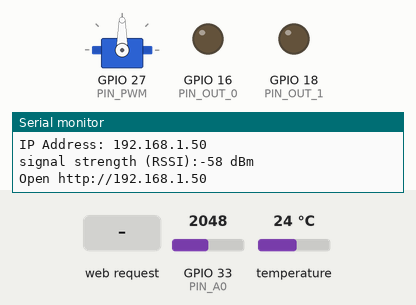
Simulated run of this sketch. Board: ESP32. Shown: servo, output pins drawn as LEDs (lit = HIGH), the last lines printed to the serial monitor. The inputs (shaded band) are chosen by the test bench; at power-on: GPIO 33 (PIN_A0) = 2048, temperature 24 °C. WiFi joins after 1.5 s; servers stay silent unless stated.

Above: at 3.7 s.
3.8 s: HTTP request GET /BUTTON_0 received
At 5.9 s:
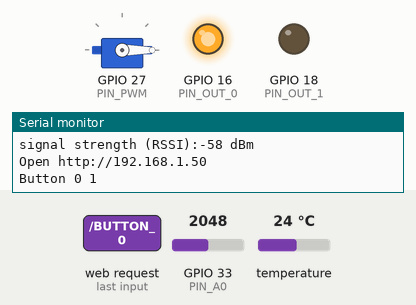
6.3 s: HTTP request GET /BUTTON_1 received
At 7.0 s:
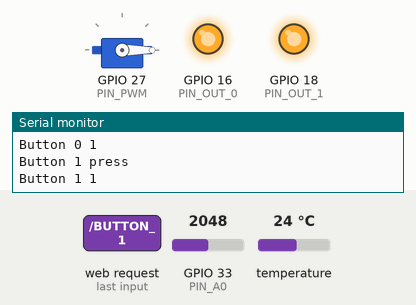
7.9 s: HTTP request GET /BUTTON_0?VALUE=1 received
At 9.1 s:
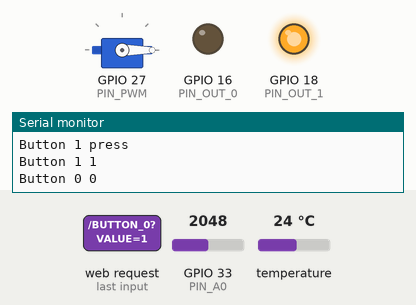
9.4 s: HTTP request GET /BUTTON_1?VALUE=1 received
At 10.4 s:
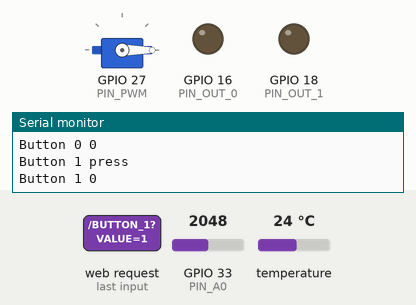
10.9 s: HTTP request GET /BUTTON_1?VALUE=0 received
At 14.2 s:
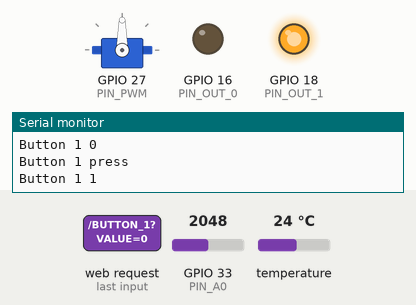
14.5 s: HTTP request GET /BUTTON_0?VALUE=0 received
At 15.4 s:
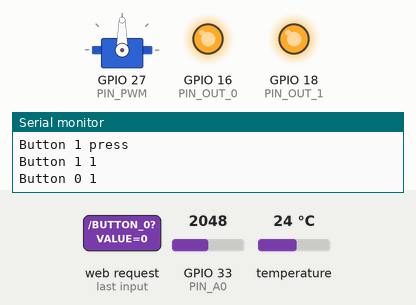
Timing chart, 0 to 17.5 s (numbered marks = the images above; inputs shaded):
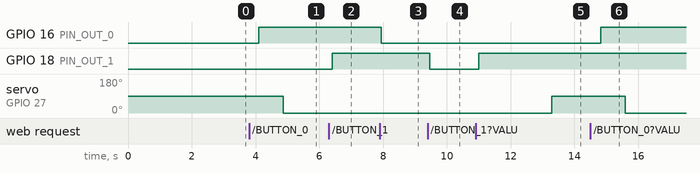

The sketch:

WebPageUpdate.ino
```cpp
/*
  this example will show
  1. how to use and ESP 32 for reading pins
  2. building a web page for a client (web browser, smartphone, smartTV) to connect to
  3. sending data from the ESP to the client to update JUST changed data
  4. sending data from the web page (like a slider or button press) to the ESP to tell the ESP to do something

  If you are not familiar with HTML, CSS page styling, and javascript, be patient, these code platforms are
  not intuitive and syntax is very inconsitent between platforms

  I know of 4 ways to update a web page
  1. send the whole page--very slow updates, causes ugly page redraws and is what you see in most examples
  2. send XML data to the web page that will update just the changed data--fast updates but older method
  3. JSON strings which are similar to XML but newer method
  4. web sockets very very fast updates, but not sure all the library support is available for ESP's

  I use XML here...

  compile options
  1. esp32 dev module
  2. upload speed 921600
  3. cpu speed 240 mhz
  flash speed 80 mhz
  flash mode qio
  flash size 4mb
  partition scheme default

  NOTE: if your ESP fails to program press the BOOT button during programm when the IDE is "looking for the ESP"
  NOTE: there are 6 changes to make to switch from ESP32 to ESP8266 or vise versa.
*/
#include <WiFiManager.h>       // library for Option 3
#include "WebData.h"           // .h file that stores your html page code

// >>>>>>>>>>>>>>>>>>>>>>>>>>>>>>>>>>>>>>>>>>>>>>>>>>>>[1] For ESP8266
// #include <ESP8266WiFi.h>       // standard library
// #include <ESP8266WebServer.h>  // standard library
// >>>>>>>>>>>>>>>>>>>>>>>>>>>>>>>>>>>>>>>>>>>>>>>>>>>>[1] For ESP32
#include <WiFi.h>       // standard library
// Note: For ESP32,
// ADC1 controls ADC function for pins GPIO 32-39
// ADC2 controls ADC function for pins GPIO 0, 2, 4, 12-15, 25-27
// ADC2 pins cannot work when WiFi is in use.
#include <WebServer.h>  // standard library

// Libraries for temperature sensor
#include <OneWire.h>
#include <DallasTemperature.h>

// Libraries for servo, normal arduino "Servo.h" library doesn't work with ESP32
#include <ESP32_Servo.h>

// here you post web pages to your home's intranet which will make page debugging easier, as you just need to refresh the browser as opposed to reconnection to the web server.
// uncomment one line on your preference.
// #define USE_INTRANET
// #define USE_AP
#define USE_WiFi

// replace this with your homes intranet connect parameters (for Option 1)
#define LOCAL_SSID "Dialog 4G"
#define LOCAL_PASS "DABDFFF8DE4"

// once you are ready to go live, these settings are what you client will connect to (for Option 2 and Option 3)
#define AP_SSID "Aquamate Tank 1"
#define AP_PASS "11111111"

// defines for pins for sensors, outputs etc.
#define PIN_OUT_0 16  // Output 1 (On board LED is D4 or GPIO2)
#define PIN_OUT_1 18  // Output 2
#define PIN_PWM 27    // PWM signal to control a fan speed
#define PIN_A0 33     // analog input of pH sensor
#define PIN_A1 14     // anaog input of temperature sensor

// variables to store measure data and sensor states
bool Device0 = false, Device1 = false;

int PWMRange = 0;

// >>>>>>>>>>>>>>>>>>>>>>>>>>>>>>>>>>>>>>>>>>>>>>>>>>>>[2] Setting of PWM properties (Only for ESP32)
const int pwm_ch = 0;
const int pwm_freq = 1000;
const int pwm_res = 8;

int BitsA0 = 0;
float VoltsA0 = 0;
float BitsA1 = 0, VoltsA1 = 0; // temperature in Celsius

uint32_t SensorUpdate = 0;
uint32_t FeederUpdate = 0;
uint32_t FeederDelay = 0;
bool servo_state = false;

// the XML array size needs to be bigger that your maximum expected size. 2048 is way too big for this example
char XML[2048];

// just some buffer holder for char operations
char buf[32];

// pH sensor parameters
int avg_phValue;   //Store the average value of the sensor feedback
int ph_buf[10],temp;

// temperature sensor parameters
OneWire oneWire(PIN_A1);                // setup a oneWire instance
DallasTemperature tempSensor(&oneWire); // pass oneWire to DallasTemperature library

Servo servo_1;

// variable for the IP address
IPAddress ip;

// static wifi configuration, instead of DHCP
IPAddress s_PageIP(192, 168, 0, 170);
IPAddress s_gateway(192, 168, 0, 1);
IPAddress s_subnet(255, 255, 255, 0);

// custom AP configuration
IPAddress PageIP(10,0,1,1);
IPAddress gateway(10,0,1,1);
IPAddress subnet(255,255,255,0);

// declare an object of ESP8266WebServer library
// >>>>>>>>>>>>>>>>>>>>>>>>>>>>>>>>>>>>>>>>>>>>>>>>>>>>[3] For ESP8266
// ESP8266WebServer server(80);
// >>>>>>>>>>>>>>>>>>>>>>>>>>>>>>>>>>>>>>>>>>>>>>>>>>>>[3] For ESP32
WebServer server(80);

void setup() {

  // standard stuff here
  // >>>>>>>>>>>>>>>>>>>>>>>>>>>>>>>>>>>>>>>>>>>>>>>>>>>>[4] For ESP8266
  //Serial.begin(115200);
  // >>>>>>>>>>>>>>>>>>>>>>>>>>>>>>>>>>>>>>>>>>>>>>>>>>>>[4] For ESP32
  Serial.begin(9600);
  tempSensor.begin();    // initialize the sensor

  servo_1.attach(PIN_PWM);
  servo_1.write(90);
  pinMode(PIN_OUT_0, OUTPUT);
  pinMode(PIN_OUT_1, OUTPUT);

  // turn off devices by default
  digitalWrite(PIN_OUT_0, Device0);
  digitalWrite(PIN_OUT_1, Device1);

  // configure PWM functionalitites
  // >>>>>>>>>>>>>>>>>>>>>>>>>>>>>>>>>>>>>>>>>>>>>>>>>>>>[5] For ESP8266
  // analogWrite(PIN_PWM, PWMRange);
  // >>>>>>>>>>>>>>>>>>>>>>>>>>>>>>>>>>>>>>>>>>>>>>>>>>>>[5] For ESP32
  // ledcSetup(pwm_ch, pwm_freq, pwm_res);
  // ledcAttachPin(PIN_PWM, pwm_ch); //there are 16 pwm channels from 0 to 15
  // ledcWrite(pwm_ch, PWMRange);

  delay(1000);

  // just an update to progress
  Serial.print("Starting server \n");
  Serial.print("--------------- \n");

  // Option 1
  // if you have this #define USE_INTRANET, you will connect to your home intranet, again makes debugging easier.
  // for this you can only connect to above defined home intranet
  #ifdef USE_INTRANET
    //static ip configuration
    if (!WiFi.config(s_PageIP, s_gateway, s_subnet)) {
      Serial.print("WiFi Configuration failed. \n");
    }
    WiFi.begin(LOCAL_SSID, LOCAL_PASS);
    // check ESP is connected to a wi-fi network
    while (WiFi.status() != WL_CONNECTED) {
      delay(500);
      Serial.print(".");
    }
    Serial.print("\n");
    Serial.print("WiFi connected..! \n");
    printWifiStatus();
  #endif

  // Option 2
  // if you have this #define USE_AP, ESP will create a soft access point.
  // (an intranet with no internet connection. But Clients can connect to your intranet and see the web page you are about to serve up.)
  #ifdef USE_AP
    //set custom ip for portal
    WiFi.softAPConfig(PageIP, gateway, subnet);
    delay(100);
    WiFi.softAP(AP_SSID, AP_PASS);
    delay(100);
    ip = WiFi.softAPIP();
    Serial.print("Access Point Created..! \n");
    Serial.print("SSID: "); Serial.println(AP_SSID);
    Serial.print("IP address: "); Serial.println(ip);
  #endif

  // Option 3
  // if you have this #define USE_WiFi, ESP will use WiFi manager.
  // Connect to an available any WiFi network (should know the password)
  #ifdef USE_WiFi
    WiFi.mode(WIFI_STA);
    WiFiManager wm;
    // If we don't reset WiFi manager settings, ESP will automatically connect to the previously connected network, if it's password is unchanged.
    //>>>>>>>>>>>>>>>>>>>>>>>>>>>>>>>>>>>>>>>>>>>>>>>>>>>>>>>>>>>>>>>>>>>>>>>>>>>>>>>>>>>>
    //wm.resetSettings(); //reset previous ssids
    //set custom ip for portal
    wm.setAPStaticIPConfig(PageIP, gateway, subnet);
    //static ip configuration
    //>>>>>>>>>>>>>>>>>>>>>>>>>>>>>>>>>>>>>>>>>>>>>>>>>>>>>>>>>>>>>>>>>>>>>>>>>>>>>>>>>>>>
    //wm.setSTAStaticIPConfig(s_PageIP, s_gateway, s_subnet);
    bool res;
    res  = wm.autoConnect(AP_SSID, AP_PASS);
    Serial.println();
    if (!res) {
      Serial.println("WiFi connecting failed.");
      ESP.restart();
    }
    else {
      Serial.println("WiFi connected..!");
    }
    printWifiStatus();
  #endif

  Serial.print("\n\n");

  // these calls will handle data coming back from your web page
  // this one is a page request, upon ESP getting / string the web page will be sent
  server.on("/", SendWebsite);

  // upon esp getting /XML string, ESP will build and send the XML, this is how we refresh just parts of the web page
  server.on("/xml", SendXML);

  // upon ESP getting /UPDATE_SLIDER string, ESP will execute the UpdateSlider function
  // same notion for the following .on calls
  // add as many as you need to process incoming strings from your web page
  // as you can imagine you will need to code some javascript in your web page to send such strings
  // this process will be documented in the SuperMon.h web page code
  server.on("/UPDATE_SLIDER", UpdateSlider);
  server.on("/BUTTON_0", ProcessButton_0);
  server.on("/BUTTON_1", ProcessButton_1);

  // finally begin the server
  server.begin();
}

void loop() {
  // you main loop that measures, processes, runs code, etc.
  // note that handling the "on" strings from the web page are NOT in the loop
  // that processing is in individual functions all managed by the wifi lib

  // in my example here every 50 ms, i measure some analog sensor data (my finger dragging over the pins and process accordingly.
  // analog input can be temperature sensors, light sensors, digital pin sensors, etc.
  if ((millis() - SensorUpdate) >= 50) {
    //Serial.println("Reading Sensors");
    SensorUpdate = millis();

    phSense();

    tempSensor.requestTemperatures();             // send the command to get temperatures
    BitsA1 = tempSensor.getTempCByIndex(0)+ 1.2;  // read temperature in Celsius
    VoltsA1 = BitsA1;
  }

  if ((Device0 == 1) && ((millis() - FeederUpdate) >= 60000*PWMRange)) {
    //Serial.print("servo on ");
    servo_1.write(0);
    FeederUpdate = millis();
    FeederDelay = FeederUpdate;
    servo_state = true;
  }
  if ((servo_state == true) && ((millis() - FeederDelay) >= 5000)) {
    //Serial.print("servo off ");
    servo_1.write(90);
    servo_state = false;
  }

  // no matter what, you must call this handleClient repeatidly--otherwise the web page will not get instructions to do something.
  server.handleClient();
}

void phSense() {
  for(int i=0;i<10;i++)       //Get 10 sample value from the sensor for smooth the value
  {
    ph_buf[i]=analogRead(PIN_A0);
  }
  for(int i=0;i<9;i++)        //sort the analog from small to large
  {
    for(int j=i+1;j<10;j++)
    {
      if(ph_buf[i]>ph_buf[j])
      {
        temp=ph_buf[i];
        ph_buf[i]=ph_buf[j];
        ph_buf[j]=temp;
      }
    }
  }
  avg_phValue=0;
  for(int i=2;i<8;i++)             //take the average value of 6 center sample
    avg_phValue+=ph_buf[i];
  BitsA0=avg_phValue/6;
  VoltsA0=BitsA0*3.3*3.3/4095-1;   //convert the analog into ph value
}

// function managed by an .on method to handle slider actions on the web page
// this example will get the passed string called VALUE and convert to a pwm value and control the fan speed
void UpdateSlider() {

  // many I hate strings, but wifi lib uses them...
  String t_state = server.arg("VALUE");

  // convert the string sent from the web page to an int
  PWMRange = t_state.toInt();
  // Serial.print("UpdateSlider"); Serial.println(PWMRange);
  // now set the PWM duty cycle
  // >>>>>>>>>>>>>>>>>>>>>>>>>>>>>>>>>>>>>>>>>>>>>>>>>>>>[6] For ESP8266
  // analogWrite(PIN_PWM, PWMRange);
  // >>>>>>>>>>>>>>>>>>>>>>>>>>>>>>>>>>>>>>>>>>>>>>>>>>>>[6] For ESP32
  // ledcWrite(pwm_ch, PWMRange);

  // YOU MUST SEND SOMETHING BACK TO THE WEB PAGE--BASICALLY TO KEEP IT LIVE

  // option 1: send no information back, but at least keep the page live
  // just send nothing back
  // server.send(200, "text/plain", ""); //Send web page

  // option 2: send something back immediately, maybe a pass/fail indication, maybe a measured value.
  // here is how you send data back immediately and NOT through the general XML page update code.
  // my simple example guesses at fan speed--ideally measure it and send back real data.
  // i avoid strings at all caost, hence all the code to start with "" in the buffer and build a simple piece of data.
  strcpy(buf, "");
  sprintf(buf, "%d", PWMRange);
  sprintf(buf, buf);

  // now send it back
  server.send(200, "text/plain", buf); //Send web page
}

// now process button_0 press from the web site. Typical applications are the used on the web client can turn on/off a light, a fan, disable something etc.
void ProcessButton_0() {

  Device0 = !Device0;
  digitalWrite(PIN_OUT_0, Device0);
  Serial.print("Button 0 "); Serial.println(Device0);
  // regardless if you want to send stuff back to client or not you must have the send line--as it keeps the page running,
  // if you don't want feedback from the MCU--or let the XML manage sending feeback.

  // option 1 -- keep page live but dont send any thing
  // here i don't need to send and immediate status, any status like the illumination status will be send in the main XML page update code
  server.send(200, "text/plain", ""); //Send web page

  // option 2 -- keep page live AND send a status
  // if you want to send feedback immediataly
  // note you must have reading code in the java script
  /*
    if (Device0) {
      server.send(200, "text/plain", "1"); //Send web page
    }
    else {
      server.send(200, "text/plain", "0"); //Send web page
    }
  */
}

// same notion for processing button_1
void ProcessButton_1() {

  // just a simple way to toggle a LED on/off. Much better ways to do this
  Serial.println("Button 1 press");
  Device1 = !Device1;
  digitalWrite(PIN_OUT_1, Device1);
  Serial.print("Button 1 "); Serial.println(Device1);
  // regardless if you want to send stuff back to client or not you must have the send line--as it keeps the page running
  // if you don't want feedback from the MCU--or send all data via XML use this method
  // sending feeback
  server.send(200, "text/plain", ""); //Send web page

  // if you want to send feedback immediataly
  // note you must have proper code in the java script to read this data stream
  /*
    if (Device1) {
      server.send(200, "text/plain", "SUCCESS"); //Send web page
    }
    else {
      server.send(200, "text/plain", "FAIL"); //Send web page
    }
  */
}

// code to send the main web page
// PAGE_MAIN is a large char defined in SuperMon.h
void SendWebsite() {
  Serial.println("sending web page");
  // you may have to play with this value, big pages need more porcessing time, and hence a longer timeout that 200 ms
  server.send(200, "text/html", PAGE_MAIN);
}

// code to send the main web page
// I avoid string data types at all cost, hence all the char manipulation code
void SendXML() {
  // Serial.println("sending xml");

  strcpy(XML, "<?xml version = '1.0'?>\n<Data>\n");

  // send bits0
  sprintf(buf, "<B0>%d.%d</B0>\n", BitsA0);
  strcat(XML, buf);
  // send Volts0
  sprintf(buf, "<V0>%d.%d</V0>\n", (int) (VoltsA0), abs((int) (VoltsA0 * 10)  - ((int) (VoltsA0) * 10)));
  strcat(XML, buf);

  // send bits1
  sprintf(buf, "<B1>%d.%d</B1>\n", (int) (BitsA1), abs((int) (BitsA1 * 10)  - ((int) (BitsA1) * 10)));
  strcat(XML, buf);
  // send Volts1
  sprintf(buf, "<V1>%d.%d</V1>\n", (int) (VoltsA1), abs((int) (VoltsA1 * 10)  - ((int) (VoltsA1) * 10)));
  strcat(XML, buf);

  // show devices status
  if (Device0) {
    strcat(XML, "<DEVICE0>1</DEVICE0>\n");
  }
  else {
    strcat(XML, "<DEVICE0>0</DEVICE0>\n");
  }

  if (Device1) {
    strcat(XML, "<DEVICE1>1</DEVICE1>\n");
  }
  else {
    strcat(XML, "<DEVICE1>0</DEVICE1>\n");
  }

  strcat(XML, "</Data>\n");
  // wanna see what the XML code looks like?
  // actually print it to the serial monitor and use some text editor to get the size
  // then pad and adjust char XML[2048]; above
  Serial.println(XML);

  // you may have to play with this value, big pages need more porcessing time, and hence
  // a longer timeout that 200 ms
  server.send(200, "text/xml", XML);
}

// I think I got this code from the wifi example
void printWifiStatus() {
  // print the SSID of the network you're attached to:
  Serial.print("SSID: ");
  Serial.println(WiFi.SSID());

  // print your WiFi shield's IP address:
  ip = WiFi.localIP();
  Serial.print("IP Address: ");
  Serial.println(ip);

  // print the received signal strength:
  long rssi = WiFi.RSSI();
  Serial.print("signal strength (RSSI):");
  Serial.print(rssi);
  Serial.println(" dBm");
  // print where to go in a browser:
  Serial.print("Open http://");
  Serial.println(ip);
}

// end of code
```

Source omitted: WebData.h (15358 bytes)

Measured:
- after the input at 3.8 s, GPIO 16 (PIN_OUT_0): LOW → HIGH after 0.31 s; servo on GPIO 27 (PIN_PWM): 90° → 0° after 1.1 s
- after the input at 6.3 s, GPIO 18 (PIN_OUT_1): LOW → HIGH after 0.10 s
- after the input at 7.9 s, GPIO 16 (PIN_OUT_0): HIGH → LOW at once
- after the input at 9.4 s, GPIO 18 (PIN_OUT_1): HIGH → LOW after 0.07 s
- after the input at 10.9 s, GPIO 18 (PIN_OUT_1): LOW → HIGH after 0.10 s
- after the input at 14.5 s, GPIO 16 (PIN_OUT_0): LOW → HIGH after 0.33 s; servo on GPIO 27 (PIN_PWM): 90° → 0° after 1.1 s
